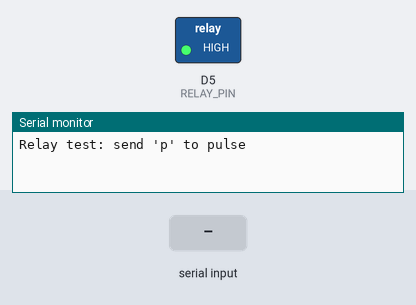
Simulated run of this sketch. Board: ESP8266 (NodeMCU). Shown: switched loads named in the sketch (green lamp = pin HIGH), the last lines printed to the serial monitor. The test bench sets the inputs (shaded band).

Above: at 1.2 s.
1.3 s: "p" received over Serial
2.8 s: "p" received over Serial
At 3.2 s:
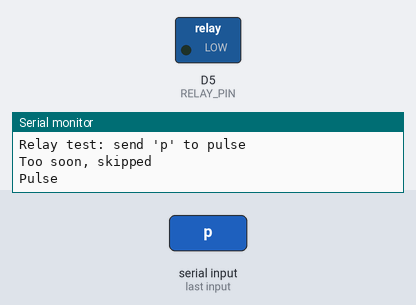
Timing chart, 0 to 5.8 s (numbered marks = the images above; inputs shaded):
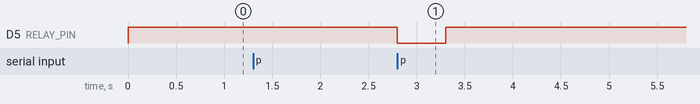

Measured:
- after the input at 2.8 s, D5 (RELAY_PIN): HIGH → LOW at once, → HIGH 0.50 s later

The sketch:

relay_test.ino
```cpp
// Relay test: IN1 on D5 (GPIO14), active LOW.
// Drives a 12V pulse-type lock: pulse 500 ms max, never hold on.
// Send 'p' in the serial monitor (115200) to fire one pulse.
const uint8_t RELAY_PIN = D5;
const uint8_t RELAY_ON = LOW;
const uint8_t RELAY_OFF = HIGH;
const uint16_t PULSE_MS = 500;        // hard max - do not raise
const uint32_t MIN_GAP_MS = 2000;     // let the solenoid cool between pulses

uint32_t lastPulse = 0;

void pulseRelay() {
  if (millis() - lastPulse < MIN_GAP_MS) {
    Serial.println(F("Too soon, skipped"));
    return;
  }
  Serial.println(F("Pulse"));
  digitalWrite(RELAY_PIN, RELAY_ON);
  delay(PULSE_MS);
  digitalWrite(RELAY_PIN, RELAY_OFF);
  lastPulse = millis();
}

void setup() {
  // Latch HIGH before switching to OUTPUT so the relay doesn't click at boot.
  digitalWrite(RELAY_PIN, RELAY_OFF);
  pinMode(RELAY_PIN, OUTPUT);
  digitalWrite(RELAY_PIN, RELAY_OFF);
  Serial.begin(115200);
  Serial.println(F("\nRelay test: send 'p' to pulse"));
}

void loop() {
  if (Serial.available() && Serial.read() == 'p') pulseRelay();
  // Safety net: never leave the coil energized.
  digitalWrite(RELAY_PIN, RELAY_OFF);
}
```
